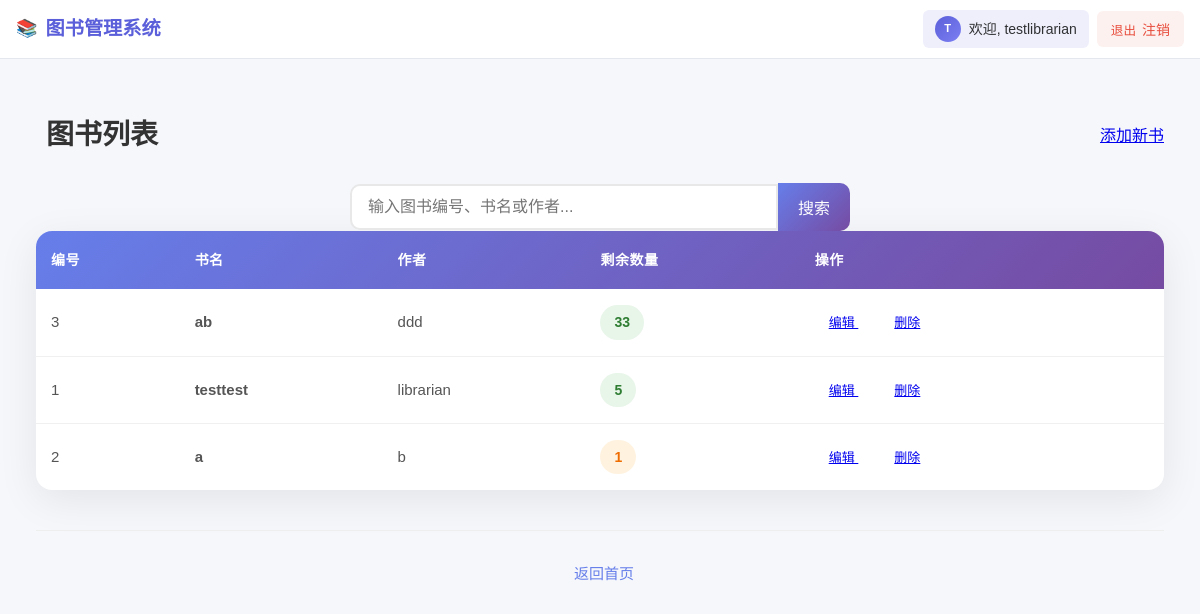
Page /books/ (signed in) on the committed database.
### accounts/models.py (models this page shows, shortened)
class User(AbstractUser):
    pass  # 暂时不添加额外字段
    @property
    def is_librarian(self):
        return hasattr(self, 'librarian_profile')

### books/models.py (models this page shows, shortened)
class Book(models.Model):
    book_id = models.CharField('图书编号', max_length=50, unique=True, blank=True)
    title = models.CharField('书名', max_length=200)
    author = models.CharField('作者', max_length=100)
    available_copies = models.PositiveIntegerField(
        '剩余数量',
        validators=[MinValueValidator(0)],
        default=1
    )
    class Meta:
        verbose_name = 'Book'

### books/views.py (the view)
# urls.py: path('', views.BookListView.as_view(), name='book_list'),
class BookListView(LoginRequiredMixin, ListView):
    model = Book
    template_name = 'books/book_list.html'   # 指定模板文件
    context_object_name = 'books'            # 模板中使用的变量名
    paginate_by = 10                          # 每页显示10条（可选）
    '''搜索功能'''
    def get_queryset(self):
        queryset = super().get_queryset()
        search_query = self.request.GET.get('search', '').strip()
        if search_query:
            queryset = queryset.filter(
                Q(book_id__icontains=search_query) |
                Q(title__icontains=search_query) |
                Q(author__icontains=search_query)
            )
        return queryset
    def get_context_data(self, **kwargs):
        context = super().get_context_data(**kwargs)
        context['search'] = self.request.GET.get('search', '')
        return context

### templates/books/book_list.html (shortened to what this page needs)
{% extends 'base.html' %}
{% load static %}
{% block content %}
<link rel="stylesheet" href="{% static 'css/book_list.css' %}">
<div class="book-list-container">
    <div class="header-section">
        <h1 class="page-title">
             图书列表
        </h1>
        {% if user.is_librarian %}
        <a href="{% url 'book_create' %}" class="btn btn-success">
             添加新书
        </a>
        {% endif %}
    </div>
    <form method="get" action="." class="mb-3 search-form">
        <div class="input-group">
            <input type="text" name="search" class="form-control search-input"
               placeholder="输入图书编号、书名或作者..." value="{{ search }}">
            <button class="btn btn-primary search-button" type="submit">
                搜索
            </button>
        </div>
    </form>
    <div class="table-container">
        <table class="book-table">
            <thead>
                <tr>
                    <th>编号</th>
                    <th>书名</th>
                    <th>作者</th>
                    <th>剩余数量</th>
                    <th class="actions-col">操作</th>
                </tr>
            </thead>
            <tbody>
                {% for book in books %}
                <tr class="book-row">
                    <td class="book-id">{{ book.book_id }}</td>
                    <td class="book-title">{{ book.title }}</td>
                    <td class="book-author">{{ book.author }}</td>
                    <td class="book-copies">
                        <span class="copies-badge {% if book.available_copies == 0 %}no-copies{% elif book.available_copies < 5 %}low-copies{% endif %}">
                            {{ book.available_copies }}
                        </span>
                    </td>
                    <td class="actions-col">
                        {% if user.is_librarian %}
                            <a href="{% url 'book_update' book.pk %}" class="btn btn-sm btn-primary action-btn">
                                 编辑
                            </a>
                            <a href="{% url 'book_delete' book.pk %}" class="btn btn-sm btn-danger action-btn">
                                 删除
                            </a>
                        {% else %}
                            <span class="text-muted">——</span>
                        {% endif %}
                    </td>
                </tr>
                {% endfor %}
            </tbody>
        </table>
    </div>
    <div class="back-to-home">
        {% if search %}
            <a href="{% url 'book_list' %}">
                <i class="bi bi-arrow-left"></i> 返回全部图书列表
            </a>
        {% else %}
            <a href="{% url 'home' %}">
                 返回首页
            </a>
        {% endif %}
    </div>
{% endblock %}

### templates/base.html (shortened to what this page needs)
{% load static %}
<!DOCTYPE html>
<html lang="zh-cn">
<head>
    <link rel="stylesheet" href="{% static 'css/base.css' %}">
</head>
<body>
    <nav class="bs-navbar" id="bsNavbar">
        <div class="bs-navbar-inner">
            <a class="bs-brand" href="/">
                <i class="bs-icon">📚</i>
                <span>图书管理系统</span>
            </a>
            <div class="bs-nav-menu" id="bsNavMenu">
                {% if user.is_authenticated %}
                    <div class="bs-user-info">
                        <div class="bs-avatar">{{ user.username|first|upper }}</div>
                        <span>欢迎, {{ user.username }}</span>
                    </div>
                    <form method="post" action="{% url 'logout' %}" style="display: contents;">
                        <button type="submit" class="bs-btn bs-btn-logout">
                            <i class="bs-icon">退出</i> 注销
                        </button>
                    </form>
                {% endif %}
            </div>
        </div>
    </nav>
    <main class="bs-main">
        <div class="bs-content" id="bsContent">
            {% block content %}{% endblock %}
        </div>
    </main>
</body>
</html>

### static/css/base.css (style rules this page uses)
:root { --bs-primary: #5b5fd9; --bs-primary-light: #7c7ff2; --bs-gray-100: #f5f7fa; --bs-gray-200: #e4e7ed; --bs-gray-500: #909399; --bs-gray-600: #606266; --bs-gray-700: #303133; --bs-radius: 6px; --bs-shadow: 0 2px 8px rgba(0,0,0,0.08); --bs-transition: all 0.3s ease; }
.bs-navbar { background: rgba(255,255,255,0.96); border-bottom: 1px solid var(--bs-gray-200); position: sticky; top: 0; z-index: 1000; }
.bs-navbar-inner { max-width: 1200px; margin: 0 auto; padding: 0.625rem 1rem; display: flex; align-items: center; justify-content: space-between; gap: 1rem; }
.bs-brand { display: flex; align-items: center; gap: 0.5rem; text-decoration: none; font-size: 1.2rem; font-weight: 700; color: var(--bs-primary); }
.bs-brand .bs-icon { font-style: normal; }
.bs-nav-menu { display: flex; align-items: center; gap: 0.5rem; }
.bs-user-info { display: flex; align-items: center; gap: 0.5rem; padding: 0.375rem 0.75rem; background: rgba(91,95,217,0.1); border-radius: var(--bs-radius); font-size: 0.875rem; color: var(--bs-gray-700); }
.bs-avatar { width: 26px; height: 26px; border-radius: 50%; background: linear-gradient(135deg, var(--bs-primary), var(--bs-primary-light)); color: #fff; display: flex; align-items: center; justify-content: center; font-size: 0.7rem; font-weight: 600; }
.bs-btn { display: inline-flex; align-items: center; gap: 0.375rem; padding: 0.5rem 0.875rem; font-size: 0.875rem; font-weight: 500; border-radius: var(--bs-radius); cursor: pointer; transition: var(--bs-transition); text-decoration: none; border: none; font-family: inherit; color: var(--bs-gray-600); background: transparent; }
.bs-btn-logout { color: #e74c3c; background: rgba(231,76,60,0.08); }
.bs-icon { font-style: normal; font-size: 0.9em; }
.bs-main { max-width: 1200px; margin: 0 auto; padding: 1.5rem 1rem; }
.bs-content { animation: bs-fadeIn 0.4s ease; }

### static/css/book_list.css (style rules this page uses)
.book-list-container { max-width: 1200px; margin: 0 auto; padding: 30px 20px; }
.header-section { display: flex; justify-content: space-between; align-items: center; margin-bottom: 25px; flex-wrap: wrap; gap: 15px; }
.page-title { color: #333; font-size: 28px; font-weight: 700; margin: 0; display: flex; align-items: center; gap: 10px; }
.table-container { background: white; border-radius: 16px; box-shadow: 0 10px 40px rgba(0, 0, 0, 0.08); overflow: hidden; }
.book-table { width: 100%; border-collapse: collapse; margin: 0; }
.book-table thead { background: linear-gradient(135deg, #667eea 0%, #764ba2 100%); }
.book-table th { color: white; font-weight: 600; padding: 18px 15px; text-align: left; font-size: 14px; text-transform: uppercase; letter-spacing: 0.5px; }
.book-table tbody tr { border-bottom: 1px solid #f0f0f0; transition: all 0.2s; }
.book-table tbody tr:last-child { border-bottom: none; }
.book-table td { padding: 16px 15px; color: #555; font-size: 15px; vertical-align: middle; }
.book-id { color: #888; font-weight: 500; font-size: 14px; }
.book-title { font-weight: 600; color: #333; }
.book-author { color: #666; }
.copies-badge { display: inline-block; padding: 6px 14px; border-radius: 20px; font-weight: 600; font-size: 14px; background: #e8f5e9; color: #2e7d32; }
.copies-badge.low-copies { background: #fff3e0; color: #ef6c00; }
.actions-col { white-space: nowrap; }
.action-btn { padding: 8px 14px; font-size: 13px; border-radius: 8px; margin-right: 8px; transition: all 0.2s; }
.action-btn:last-child { margin-right: 0; }
.back-to-home { text-align: center; margin-top: 40px; padding-top: 25px; border-top: 1px solid #eee; }
.back-to-home a { color: #667eea; text-decoration: none; font-size: 15px; font-weight: 500; display: inline-flex; align-items: center; gap: 8px; transition: all 0.2s; }
.search-form { max-width: 500px; margin: 0 auto; }
.input-group { display: flex; align-items: center; }
.search-input { flex: 1; padding: 12px 16px; font-size: 16px; border: 2px solid #e8e8e8; border-radius: 10px 0 0 10px; outline: none; transition: border-color 0.3s ease; }
.search-button { padding: 12px 20px; font-size: 16px; border: none; border-radius: 0 10px 10px 0; background: linear-gradient(135deg, #667eea 0%, #764ba2 100%); color: white; cursor: pointer; transition: all 0.3s ease; }

### templates/base.html (style rules this page uses)
* { margin: 0; padding: 0; box-sizing: border-box; }
body { font-family: "Microsoft YaHei", Arial, sans-serif; background: #f5f7fa; color: #333; line-height: 1.6; }

### rows in the picture
User: username|first "T", username "testlibrarian"
Book: book_id "3", title "ab", author "ddd", available_copies "33"
Book: book_id "1", title "testtest", author "librarian", available_copies "5"
Book: book_id "2", title "a", author "b", available_copies "1"
